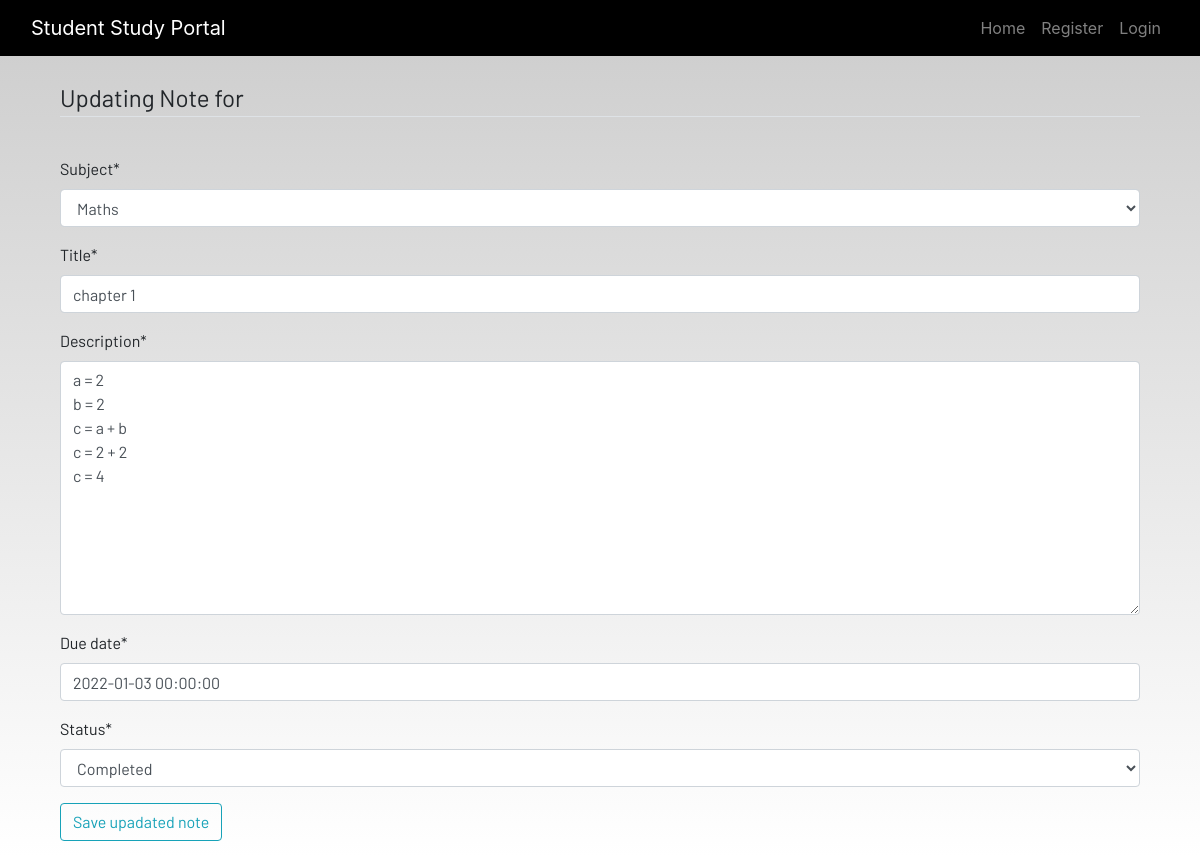
The app's page /update_homework/3 with its own data.
### dashboard/models.py (models this page shows, shortened)
class Subject(models.Model):
    subject = models.CharField(max_length=50)
    def __str__(self):
        return f"{self.subject}"

class Homework(models.Model):
    user = models.ForeignKey(User, on_delete=models.CASCADE)
    subject = models.ForeignKey(Subject, on_delete=models.CASCADE)
    title = models.CharField(max_length=100)
    description = models.TextField()
    due_date = models.DateTimeField()
    status_choice = (
        ("Incomplete","Incomplete"),("Completed","Completed")
        )
    status = models.CharField(max_length=20,choices=status_choice,default='Incomplete')

### dashboard/views.py (the view, shortened to what this page needs)
# urls.py: path('update_homework/<int:pk>', views.HomeworkUpdateView.as_view(), name = "update_homework"),
class HomeworkUpdateView(SuccessMessageMixin,UpdateView):
    model = Homework
    template_name = 'dashboard/note_update.html'
    fields = ['subject','title','description','due_date','status']
    success_url = reverse_lazy('display_homework')
    success_message = "Homework Updated successfully."

### dashboard/templates/dashboard/note_update.html (shortened to what this page needs)
{% extends 'dashboard/base.html' %}
{% load static %}
{% block content %}
{% load crispy_forms_tags%}
<div class="container">
    <form method="POST">
          <div class="container">
           <fieldset class="form-group">
            <legend class="border-bottom mb-4">Updating Note for {{user.username}}</legend>
        </fieldset>
           {{form|crispy}}
        <div class="form-group">
            <button href="" class="btn btn-outline-info" type="submit">
                Save upadated note
            </button>
</div>
{% endblock content %}

### dashboard/static/css/main.css (style rules this page uses)
html { scroll-behavior: smooth; height: 100%; width: 100%; }
html, body { max-width: 100%; overflow-x: hidden; height: 100%; width: 100%; }
body { background: linear-gradient(rgba(0, 0, 0, 0.2), rgba(255, 255, 255, 0.5)); overflow-x: hidden; background-repeat: no-repeat; }

### records on screen
Subject: subject "Maths"
Homework: title "chapter 1", description "a = 2 b = 2 c = a + b c = 2 + 2 c = 4", due_date "2022-01-03 00:00:00", status "Completed"
